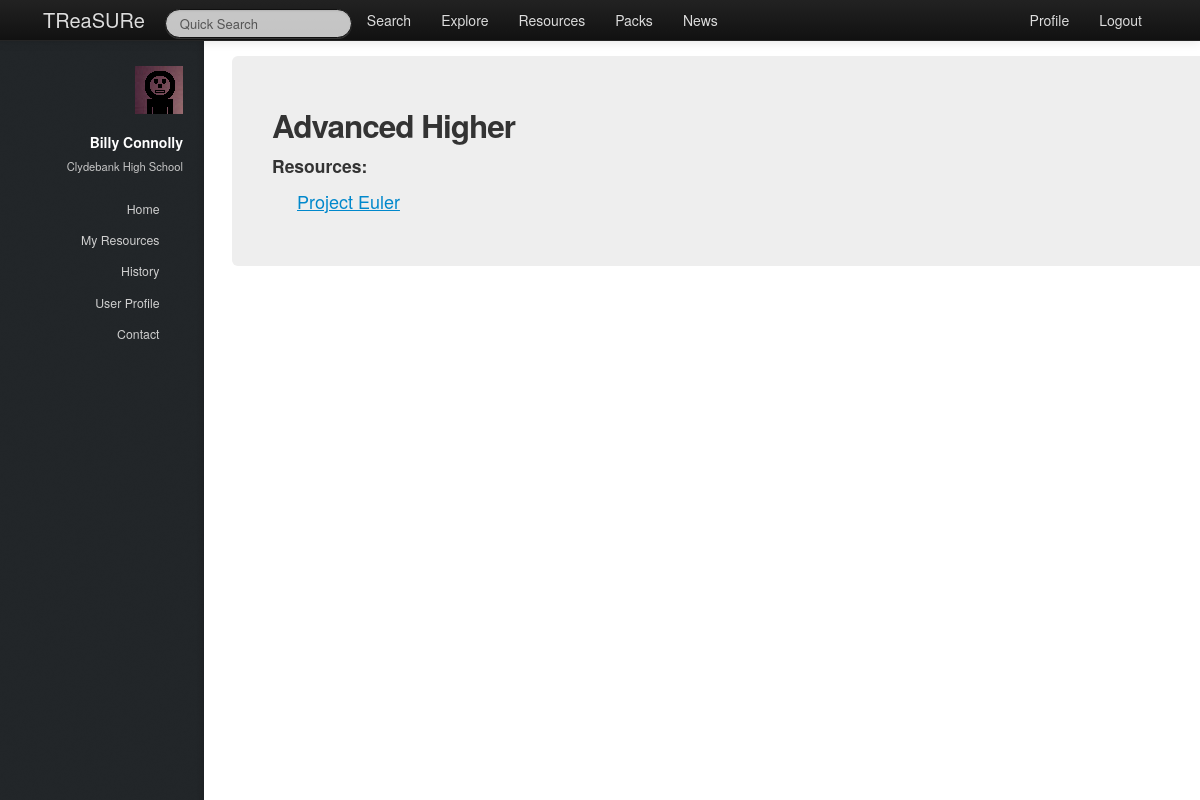
Page /treasure/tags/4/ (signed in) on the committed database.
### treasure/models.py (models this page shows, shortened)
class Teacher(models.Model):
    user = models.OneToOneField(User)
    firstname = models.CharField(max_length=128)
    surname = models.CharField(max_length=128)
    school = models.ForeignKey(School, null=True)
    hubs = models.ManyToManyField(Hub, null=True)

class School(models.Model):
    name = models.CharField(max_length=128)
    town = models.CharField(max_length=128)
    address = models.TextField()
    latitude = models.FloatField()
    longitude = models.FloatField()
    def __unicode__(self):
        return self.name

class Tag(models.Model):
    name = models.CharField(max_length=128)
    TAGTYPES = (
        ('0', 'level'),
        ('1', 'topic'),
        ('2', 'other'),
    )
    type = models.CharField(max_length=1, choices=TAGTYPES)

class Resource(models.Model):
    name = models.CharField(max_length=128)
    tree = models.TextField(null=True)#todo {properly implement tree generation}
    author = models.ForeignKey(Teacher)
    tags = models.ManyToManyField(Tag, null=True)
    packs = models.ManyToManyField(Pack, null=True, blank=True)
    description = models.TextField()

### treasure/views.py (the view)
# urls.py: url(r'^tags/(?P<tag_id>\w+)/$', views.tag, name='tag'),
@login_required
def tag(request, tag_id):
    context = RequestContext(request)
    context_dict = sidebar(request)
    try:
        this_tag = Tag.objects.get(id=tag_id)
        context_dict['tagged_resources'] = Resource.objects.filter(tags__id=tag_id)
        context_dict['tag'] = this_tag
    except Hub.DoesNotExist:
        pass
    return render_to_response('treasure/tag.html', context_dict, context)

### treasure/views.py (called while the page is built)
def sidebar(request):
    context_dict = {}
    try:
        userid = request.user.id
        teacher = Teacher.objects.get(user = userid)
        context_dict['user_firstname'] = teacher.firstname
        context_dict['user_surname'] = teacher.surname
        context_dict['user_school'] = teacher.school
    except Teacher.DoesNotExist:
        context_dict['user_firstname'] = ""
        context_dict['user_surname'] = ""
        context_dict['school'] = ""
    return context_dict

### templates/treasure/tag.html (shortened to what this page needs)
{% extends 'treasure/base.html' %}
{% load static %}
{% block body_block %}
<div class="hero-unit">
    {% if tag %}
        <div class="row-fluid">
		    <h2>{{ tag.name}}</h2>
		    <h4>Resources:</h4>
		    {% if tagged_resources %}
		        <ul>
		        {% for resource in tagged_resources %}
		            <li><a href="/../treasure/resource/{{ resource.id }}">{{ resource.name }}</a></li>
		        {% endfor %}
		        </ul>
		    {% else %}
		        <p>There are no resources for this tag.</p>
		    {% endif %}
	    </div>
    {% else %}
        <h2>No Tag At This URL.</h2>
    {% endif %}
</div>
{% endblock %}

### templates/treasure/base.html (shortened to what this page needs)
<!DOCTYPE html>
{% load static %}
<html>
    <head>
		<link rel="stylesheet" href="http://cdn.datatables.net/1.10.2/css/jquery.dataTables.min.css"></style>
        <link href="{% static 'css/bootstrap-fluid-adj.css' %}" rel="stylesheet">
        <link href="{% static 'sidebar/css/main.css' %}" rel="stylesheet">
        <link href="{% static 'css/bootstrap.min.css' %}" rel="stylesheet" media="screen">
        <link rel="stylesheet" href="http://getbootstrap.com/examples/sticky-footer-navbar/sticky-footer-navbar.css">
        <link href="{% static 'css/bootstrap-responsive.css' %}" rel="stylesheet">
        <link href="{% static 'css/treasure.css' %}" rel="stylesheet">
    </head>
    <body>
        <div class="navbar navbar-inverse navbar-fixed-top">
           <div class="navbar-inner">
               <div class="container">
                   <a class="brand" href="/treasure/">TReaSURe</a>
                   <div class="nav-collapse collapse">
                       <ul class="nav pull-right">
                            {% if user.is_authenticated %}
                                <li><a href="/treasure/profile">Profile</a></li>
                            	<li><a href="/treasure/logout">Logout</a></li>
                            {% else %}
                            	<li><a href="/treasure/login">Login</a></li>
                            	<li><a href="/treasure/register">Register</a></li>
                            {% endif %}
                       </ul>
                       <ul class="nav">
                       {% if user.is_authenticated %}
                           <form class="navbar-search pull-left" action="">
						 		<input class="search-query span2" placeholder="Quick Search" type="text">
						   </form>
                           <li><a href="/treasure/search">Search</a></li>
                           <li><a href="/treasure/explore">Explore</a></li>
                           <li><a href="/treasure/resources">Resources</a></li>
                           <li><a href="/treasure/packs">Packs</a></li>
                       {% endif %}
                           <li><a href="/treasure/about">News</a></li>
                       </ul>
                   </div>
               </div>
           </div>
        </div>
        <div>
				<div id="header">
					<div class="top">
                       {% if user.is_authenticated %}
							<div id="logo">
								<span class="image avatar48"><img src="{% static 'images/avatar.jpg' %}" alt="user avatar" /></span>
								<h1 id="title">{{ user_firstname }} {{ user_surname }}</h1>
								<p>{{ user_school }}</p>
							</div>
	                   {% endif %}
                        <nav id="nav">
							<ul>
								{% if user.is_authenticated %}
									<li><a href="/treasure/" id="home-link" class="skel-layers-ignoreHref"><span>Home</span></a></li>
									<li><a href="/treasure/resources" class="skel-layers-ignoreHref"><span>My Resources</span></a></li>
									<li><a href="/treasure/about" class="skel-layers-ignoreHref"><span>History</span></a></li>
									<li><a href="/treasure/profile" class="skel-layers-ignoreHref"><span>User Profile</span></a></li>
									<li><a href="#contact" class="skel-layers-ignoreHref"><span>Contact</span></a></li>
								{% else %}
									<li><a href="/treasure/login"><span>Login</span></a></li>
									<li><a href="/treasure/register" class="skel-layers-ignoreHref"><span>Register</span></a></li>
								{% endif %}
							</ul>
						</nav>
					</div>
				</div>
			<div id="main">
				<section id="MainPage">
                    <div class="container">
                        {% block body_block%}{% endblock%}
                    </div>
                </section>
            </div>
        </div>
    </body>
</html>

### static/css/treasure.css (style rules this page uses)
a { text-decoration:underline; }
.brand { text-decoration:none; }
form input[type="text"], form input[type="email"], form input[type="password"], form select, form textarea { height: auto !important; }
.hero-unit { padding: 40px; }
.navbar-inverse .brand,.navbar-inverse .nav>li>a { color:#ddd; }
.navbar-inverse .brand { color:#ddd; }
#nav ul li a { color: rgba(207, 207, 207, 1); }
#logo p { color: rgba(198, 198, 198, 1); }

### rows in the picture
Teacher: firstname "Billy", surname "Connolly"
School: name "Clydebank High School"
Tag: name "Advanced Higher"
Resource: name "Project Euler"
